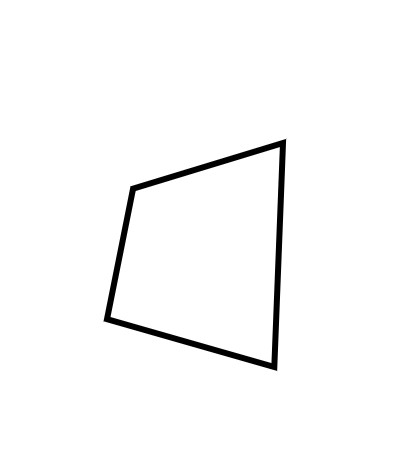
#> input picture img/shape/segiempat.jpg, 406 x 471 px
$ python generate_facts.py
#> lines starting #> are read from the running program, lines starting #| are printed output that depends on the picture; after the words box and inside, x2 and y2 are one past the last pixel; in counts of white or black regions, pixels touching at a corner belong together
import cv2
import numpy as np
import math
from copy import deepcopy

marked_image = 0
def is_outer_rectangle(vertices, x, y):
    if(len(vertices) != 8):
        return False
    if(vertices[0] != vertices[2] or vertices[3] != vertices[5] or vertices[4] != vertices[6] or vertices[7] != vertices[1]):
        return False
    if(vertices[3] - vertices[1] + 1 != y or vertices[4] - vertices[2] + 1 != x):
        return False
    return True

def get_shape_vertices(img, thresh):
    global marked_image
    contours, _ = cv2.findContours(thresh, cv2.RETR_TREE, cv2.CHAIN_APPROX_SIMPLE)
    marked_image = deepcopy(img)
    for cnt in contours:
        approx = cv2.approxPolyDP(cnt, 0.05*cv2.arcLength(cnt, True), True)
        if(not is_outer_rectangle(approx.flatten(), len(img[0]), len(img))):
            cv2.drawContours(marked_image, [approx], -1, (0, 255, 0), 2)
            print('dah diwrite')
            cv2.imwrite('../temp/marked_image.jpg', marked_image)
            return approx

def convert_to_tuple(vertices):
    vertices = vertices.flatten()
    arr = []
    for i in range(0, len(vertices), 2):
        arr.append((vertices[i], vertices[i+1]))
    return arr

def calc_angle(a, b, c):
    ang = math.degrees(math.atan2(c[1]-b[1], c[0]-b[0]) - math.atan2(a[1]-b[1], a[0]-b[0]))
    return ang + 360 if ang < 0 else ang

def get_length(a, b):
    return math.sqrt((a[0]-b[0])*(a[0]-b[0]) + (a[1]-b[1])*(a[1]-b[1]))

def get_line(vertices):
    arr = []
    for i in range(len(vertices)):
        arr.append(get_length(vertices[i], vertices[(i+1)%len(vertices)]))
    return arr

def get_angle(vertices):
    angle_array = []
    for i in range(len(vertices)):
        c = vertices[(i-1)%len(vertices)]
        b = vertices[i]
        a = vertices[((i+1)+len(vertices))%len(vertices)]
        angle_array.append(calc_angle(a,b,c))
    return angle_array

def create_facts(filename):
#> called with filename = '../img/shape/segiempat.jpg'
    font = cv2.FONT_HERSHEY_COMPLEX
    img = cv2.imread(filename)
#> img is the input picture: shape (471, 406, 3); min 0, max 255, mean 249.5

    gray = cv2.cvtColor(img, cv2.COLOR_BGR2GRAY)
    gray = cv2.GaussianBlur(gray, (5, 5), 0)

    thresh = cv2.threshold(gray, 100, 255, cv2.THRESH_BINARY)[1]
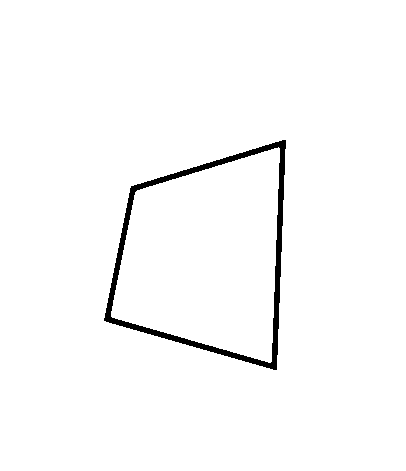
#> thresh: shape (471, 406); 98.1% white; 1 black region, box (x1, y1, x2, y2) and area: (104, 140, 286, 370) 3725
    thresh = cv2.erode(thresh, None, iterations=2)
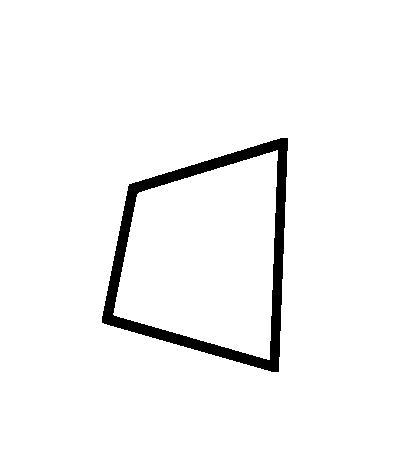
#> thresh: shape (471, 406); 96.4% white; 1 black region, box (x1, y1, x2, y2) and area: (102, 138, 288, 372) 6909
    thresh = cv2.dilate(thresh, None, iterations=2)
#> thresh: shape (471, 406); 98% white; 1 black region

    vertices = get_shape_vertices(img, thresh)
#> in get_shape_vertices, `contours, _ = cv2.findContours(thresh, cv2.RETR_TREE, cv2.CHAIN_APPROX..`: contours = 3 contours; box (x1, y1, x2, y2) and area: (0, 0, 406, 471) 190350, (103, 139, 287, 371) 30368, (111, 148, 280, 362) 25972
#> the loop in get_shape_vertices, `for cnt in contours:` made 2 passes
#> approx on passes 1 to 2: [[0, 0], [0, 470], [405, 470], [405, 0]], [[285, 139], [277, 369], [104, 321], [130, 186]]
#| dah diwrite
#> pass 2, in get_shape_vertices, `cv2.imwrite('../temp/marked_image.jpg', marked_image)`:
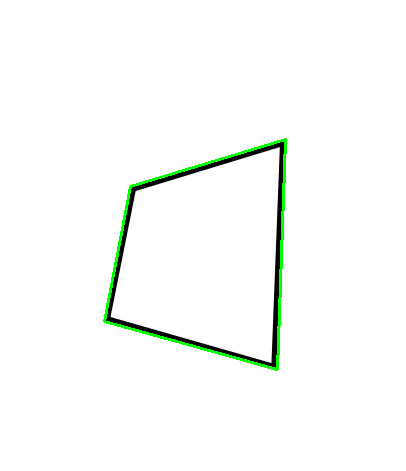
#> saved as marked_image.jpg: shape (471, 406, 3); mean B, G, R 248.5, 251.2, 248.5
#> vertices = [[285, 139], [277, 369], [104, 321], [130, 186]]
    print(vertices)
#| [[[285 139]]
#|  [[277 369]]
#|  [[104 321]]
#|  [[130 186]]]
    vertices = convert_to_tuple(vertices)
#> in convert_to_tuple, `vertices = vertices.flatten()`: vertices = [285, 139, 277, 369, 104, 321, 130, 186]
#> the loop in convert_to_tuple, `for i in range(0, len(vertices), 2):` made 4 passes
#> i on passes 3 to 4: 4, 6
#> after the loop in convert_to_tuple, `for i in range(0, len(vertices), 2):`: arr = [(285, 139), (277, 369), (104, 321), (130, 186)]
#> vertices = [(285, 139), (277, 369), (104, 321), (130, 186)]
    #print(vertices)
    #print("Vertices count: ", len(vertices))

    angle_array = get_angle(vertices)
#> the loop in get_angle, `for i in range(len(vertices)):` made 4 passes
#> (c, b, a, ang in calc_angle) on passes 1 to 4: ((130, 186), (285, 139), (277, 369), 71.14), ((285, 139), (277, 369), (104, 321), 76.49), ((277, 369), (104, 321), (130, 186), 94.61), ((104, 321), (130, 186), (285, 139), 117.8)
#> after the loop in get_angle, `for i in range(len(vertices)):`: angle_array = [71.14, 76.49, 94.61, 117.8]
#> angle_array = [71.14, 76.49, 94.61, 117.8]
    #print(angle_array)

    line_array = get_line(vertices)
#> the loop in get_line, `for i in range(len(vertices)):` made 4 passes
#> after the loop in get_line, `for i in range(len(vertices)):`: arr = [230.1, 179.5, 137.5, 162]
#> line_array = [230.1, 179.5, 137.5, 162]
    #print(line_array)

    fact = []
    for i in range(len(vertices)):
        fact.append(['point', i+1, vertices[i][0], vertices[i][1], angle_array[i], line_array[i]])
#> this loop made 4 passes
#> after the loop, fact = [['point', 1, 285, 139, 71.14, 230.1], ['point', 2, 277, 369, 76.49, 179.5], ['point', 3, 104, 321, 94.61, 137.5], ['point', 4, 130, 186, 117.8, 162]]
    fact.append(['totalPoint', len(vertices)])
    #print(fact)
    return fact

if __name__ == '__main__':
    create_facts("../img/shape/segiempat.jpg")
